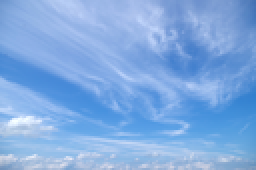
%> input picture program/cloud.png, 128 x 85 px, shrunk from 300 x 199 before the run (shown 2 times larger)
$ octave main.m   (GNU Octave 9; MATLAB toolbox functions it lacks are replaced by stand-ins)
%> lines starting %> are read from the running program, lines starting %| are printed output that depends on the picture
### program/make_Om.m
function [Om] = make_Om(m,n,r)

% ランダムスキャン
t0 = rand(m*n,1);
[~, indx] = sort(t0);

num_nonzero = floor(m*n*r);

Om = zeros(m,n);
Om( indx(1:num_nonzero)) = 1;

% [22 lines of commented-out code are left out]

### program/make_X_b.m
function [X,b] = make_X_b(I,p)


[I_x,I_y] = size(I);

% データ行列Dの生成
D = zeros( (I_x-p+1)*(I_y-p+1) , p*p );
k = 0;
for i=1:I_x-p+1
    for j=1:I_y-p+1
        k = k+1;
        D(k,:) = reshape(I(i:i+p-1,j:j+p-1),1,[]);
    end
end

% データ行列Dの真ん中の列がベクトルb、真ん中の列を取り除いたものが行列Xになる
center = (p*p+1)/2;
b = D(:,center);
X = [ D(:,1:center-1) D(:,center+1:p*p) ];

### program/main.m
clear variables;
close all;

% parameters
r = 0.3; % 既知の画素値の割合
p = 5; % p x p の画像パッチをモデル化する。奇数でないといけない。

% 画像の読み込みとグレースケールへの変換、サイズ取得
I_color_true = imread('cloud.png');
%> I_color_true is the input picture: size 85x128x3 uint8; mean R, G, B 128.3, 170.8, 225.6
% I_color_true_R = I_color_true(:,:,1);
% I_color_true_G = I_color_true(:,:,2);
% I_color_true_B = I_color_true(:,:,3);
I_gray_true = double(rgb2gray(I_color_true));
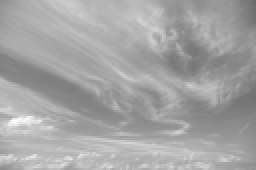
%> I_gray_true: size 85x128 double (shown 2 times larger); min 107, max 252, mean 164.4
[I_x, I_y] = size(I_gray_true);
%> I_x = 85; I_y = 128

% 既知の画素の位置を表す行列Omの生成（ランダムに生成）
Om = make_Om(I_x,I_y,r);
%> in make_Om, `Om( indx(1:num_nonzero)) = 1;`:
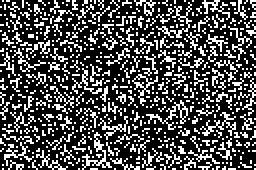
%> Om: size 85x128 double (shown 2 times larger); values 0 (black) and 1 (white), 30% white in thin lines or dots

% 欠損画像の生成
I_ms = I_gray_true.*Om;
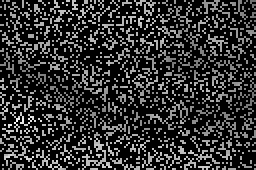
%> I_ms: size 85x128 double (shown 2 times larger); min 0, max 252, mean 49.3

% [9 lines of commented-out code are left out]
figure
imshow(uint8(I_gray_true))
title('元の画像')
figure
imshow(uint8(I_ms))
title('欠損画像')

% [10 lines of commented-out code are left out]
bias = (p+1)/2;
Ob = reshape( Om(bias:I_x-bias+1,bias:I_y-bias+1)',[],1 );

% ベクトルbの未知の要素を表現するベクトルOcを生成
Oc = ~Ob; % ベクトルObの０と１を反転させたもの
%> Oc = 10044 logical values, 7051 true


% データ行列Xとベクトルbを画像から生成し、初期値として保存
[X0, b0] = make_X_b(I_ms,p);
%> after the loop in make_X_b, `for i=1:I_x-p+1`: k = 10044

% データ行列Xとベクトルbを画像から生成し、初期値として保存(カラー)
% [X0_R, b0_R] = make_X_b(I_ms_c_R,p);
% [X0_G, b0_G] = make_X_b(I_ms_c_G,p);
% [X0_B, b0_B] = make_X_b(I_ms_c_B,p);


%-------------------------------
% ARモデルに基づく画像修復アルゴリズム
% 現在は、周囲の画素の平均値を代入するだけなので、これを改良する
%-------------------------------
I_result = I_ms; % 修復画像の初期値は欠損画像
% [19 lines of commented-out code are left out]

n = 50;

for k = 1:n
    % データ行列Xとベクトルbを画像I_resultから生成
    [X , b] = make_X_b(I_result,p);

    % [7 lines of commented-out code are left out]
    a = X\b;

    % [6 lines of commented-out code are left out]
    b = X*a;

    % [8 lines of commented-out code are left out]
    b = b.*Oc + b0.*Ob;

    % ベクトルbの未知の要素の値はそのままで、既知の要素の値を代入(カラー)
    % b_R = b_R.*Oc + b0_R.*Ob;
    % b_G = b_G.*Oc + b0_G.*Ob;
    % b_B = b_B.*Oc + b0_B.*Ob;

    % ベクトルbから画像I_msを生成
    I_result(bias:I_x-bias+1,bias:I_y-bias+1) = reshape(b, I_y-(bias-1)*2,I_x-(bias-1)*2)';

    % [4 lines of commented-out code are left out]
end
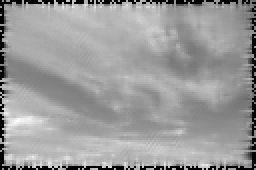
%> I_result: size 85x128 double (shown 2 times larger); min 0, max 252, mean 155.6

% 再びカラー画像を取得
% I_result_c(:,:,1) = I_result_R;
% I_result_c(:,:,2) = I_result_G;
% I_result_c(:,:,3) = I_result_B;

%-------------------------------


% 結果表示
figure
imshow(uint8(I_result))
title('修復結果')

% 画素あたりの誤差計算（ただし、周辺部を除く）
error = norm( I_result(bias:I_x-bias+1,bias:I_y-bias+1)-I_gray_true(bias:I_x-bias+1,bias:I_y-bias+1),'fro')/(I_x*I_y);
%> error = 0.087

% [4 lines of commented-out code are left out]
